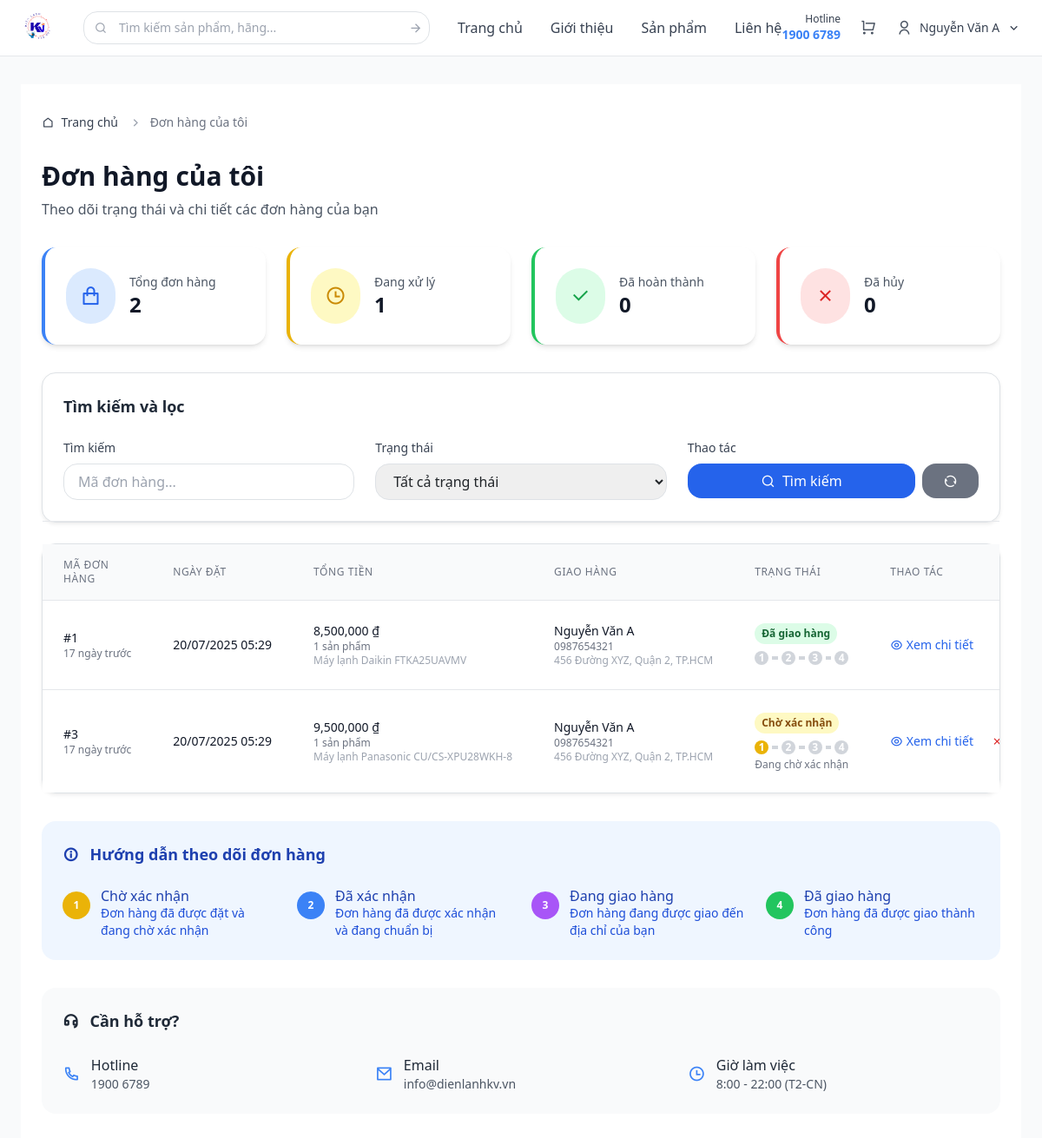
The app's page /controller/index.php?act=my_orders (signed in) with its own data.
### tables this page shows
CREATE TABLE taikhoan (
  id_user INT AUTO_INCREMENT PRIMARY KEY,
    username VARCHAR(20) NOT NULL UNIQUE,
  password VARCHAR(255) NOT NULL,
  fullname VARCHAR(250) NOT NULL,
    email VARCHAR(250) NOT NULL UNIQUE,
  phone VARCHAR(20) NOT NULL,
  address VARCHAR(250) NOT NULL,
  position VARCHAR(12) NOT NULL DEFAULT 'user',
    created_at TIMESTAMP DEFAULT CURRENT_TIMESTAMP,
    updated_at TIMESTAMP DEFAULT CURRENT_TIMESTAMP ON UPDATE CURRENT_TIMESTAMP,
    INDEX idx_username (username),
    INDEX idx_email (email),
    INDEX idx_position (position)
);

CREATE TABLE donhang (
  id_dh INT AUTO_INCREMENT PRIMARY KEY,
  id_user INT NOT NULL,
  tongdh INT NOT NULL,
  ngaydat DATETIME NOT NULL,
  trangthai VARCHAR(30) DEFAULT 'Chờ xác nhận',
  ten_nguoi_nhan VARCHAR(250) NOT NULL,
  sdt_nguoi_nhan VARCHAR(20) NOT NULL,
  dia_chi_giao TEXT NOT NULL,
  ghi_chu TEXT,
  phuong_thuc_thanh_toan VARCHAR(50) DEFAULT 'Tiền mặt',
    ngay_cap_nhat TIMESTAMP DEFAULT CURRENT_TIMESTAMP ON UPDATE CURRENT_TIMESTAMP,
    created_at TIMESTAMP DEFAULT CURRENT_TIMESTAMP,
    FOREIGN KEY (id_user) REFERENCES taikhoan(id_user) ON DELETE CASCADE,
    INDEX idx_user (id_user),
    INDEX idx_trangthai (trangthai),
    INDEX idx_ngaydat (ngaydat)
);

### view/pages/my_orders.php (the view, shortened to what the rows shown need)
<?php
include_once __DIR__ . '/../../model/donhang.php';
include_once __DIR__ . '/../../helpers/jwt_helper.php';
include_once __DIR__ . '/../layout/layout.php';
$currentUser = getCurrentUser();
$userId = $currentUser['id_user'];
$donHang = new DonHang();
$search = trim($_GET['search'] ?? '');
$status_filter = trim($_GET['status'] ?? '');
$allUserOrders = $donHang->getUserOrders($userId);
$userOrders = array_filter($allUserOrders, function($order) use ($search, $status_filter) {
    $matchSearch = empty($search) || strpos($order['id_dh'], $search) !== false;
    $matchStatus = empty($status_filter) || $order['trangthai'] === $status_filter;
    return $matchSearch && $matchStatus;
});
$userOrders = array_values($userOrders);
$per_page = 10;
$total_orders_filtered = count($userOrders);
$total_pages = ceil($total_orders_filtered / $per_page);
$current_page = max(1, intval($_GET['page'] ?? 1));
$offset = ($current_page - 1) * $per_page;
$userOrders = array_slice($userOrders, $offset, $per_page);
$total_orders = count($allUserOrders);
$pending_orders = 0;
$completed_orders = 0;
$cancelled_orders = 0;
foreach ($allUserOrders as $order) {
    switch ($order['trangthai']) {
        case 'Chờ xác nhận':
        case 'Đã xác nhận':
        case 'Đang giao':
            $pending_orders++;
            break;
    }
}
$content = '
<div class="max-w-7xl mx-auto px-4 bg-white min-h-screen py-8">
    <div class="mb-8">
        <h1 class="text-3xl font-bold text-gray-900 mb-2">Đơn hàng của tôi</h1>
    </div>
                    <p class="text-2xl font-semibold text-gray-900">' . $total_orders . '</p>
                    <p class="text-2xl font-semibold text-gray-900">' . $pending_orders . '</p>
                    <p class="text-2xl font-semibold text-gray-900">' . $completed_orders . '</p>
                    <p class="text-2xl font-semibold text-gray-900">' . $cancelled_orders . '</p>
                        <input type="text" name="search" value="' . htmlspecialchars($_GET['search'] ?? '') . '"
                            <option value="Chờ xác nhận"' . (($_GET['status'] ?? '') === 'Chờ xác nhận' ? ' selected' : '') . '>Chờ xác nhận</option>
                            <option value="Đã xác nhận"' . (($_GET['status'] ?? '') === 'Đã xác nhận' ? ' selected' : '') . '>Đã xác nhận</option>
                            <option value="Đang giao"' . (($_GET['status'] ?? '') === 'Đang giao' ? ' selected' : '') . '>Đang giao</option>
                            <option value="Đã giao"' . (($_GET['status'] ?? '') === 'Đã giao' ? ' selected' : '') . '>Đã giao</option>
                            <option value="Đã hủy"' . (($_GET['status'] ?? '') === 'Đã hủy' ? ' selected' : '') . '>Đã hủy</option>
    <div class="bg-white rounded-lg shadow-sm border border-gray-200">
        ' . (empty($userOrders) ? '
                ' . (!empty($search) || !empty($status_filter) ? 'Không tìm thấy đơn hàng nào' : 'Chưa có đơn hàng nào') . '
                ' . (!empty($search) || !empty($status_filter) ? 'Thử thay đổi bộ lọc tìm kiếm hoặc' : 'Bạn chưa có đơn hàng nào. Hãy') . ' bắt đầu mua sắm ngay!
        ' : '
        <div class="overflow-x-auto">
            <table class="min-w-full divide-y divide-gray-200">
                <thead class="bg-gray-50">
                    <tr>
                        <th class="px-6 py-3 text-left text-xs font-medium text-gray-500 uppercase tracking-wider">
                            Mã đơn hàng
                        </th>
                        <th class="px-6 py-3 text-left text-xs font-medium text-gray-500 uppercase tracking-wider">
                            Ngày đặt
                        </th>
                        <th class="px-6 py-3 text-left text-xs font-medium text-gray-500 uppercase tracking-wider">
                            Tổng tiền
                        </th>
                        <th class="px-6 py-3 text-left text-xs font-medium text-gray-500 uppercase tracking-wider">
                            Giao hàng
                        </th>
                        <th class="px-6 py-3 text-left text-xs font-medium text-gray-500 uppercase tracking-wider">
                            Trạng thái
                        </th>
                        <th class="px-6 py-3 text-left text-xs font-medium text-gray-500 uppercase tracking-wider">
                            Thao tác
                        </th>
                    </tr>
                </thead>
                <tbody class="bg-white divide-y divide-gray-200">
                    ' . implode('', array_map(function($order) {
                        $statusColors = [
                            'Chờ xác nhận' => 'bg-yellow-100 text-yellow-800',
                            'Đã xác nhận' => 'bg-blue-100 text-blue-800',
                            'Đang giao hàng' => 'bg-purple-100 text-purple-800',
                            'Đã giao hàng' => 'bg-green-100 text-green-800',
                            'Đã hủy' => 'bg-red-100 text-red-800'
                        ];
                        $statusColor = $statusColors[$order['trangthai']] ?? 'bg-gray-100 text-gray-800';
                        $orderDate = new DateTime($order['ngaydat']);
                        $now = new DateTime();
                        $interval = $orderDate->diff($now);
                        $timeAgo = '';
                        if ($interval->days > 0) {
                            $timeAgo = $interval->days . ' ngày trước';
                        } elseif ($interval->h > 0) {
                            $timeAgo = $interval->h . ' giờ trước';
                        } elseif ($interval->i > 0) {
                            $timeAgo = $interval->i . ' phút trước';
                        } else {
                            $timeAgo = 'Vừa xong';
                        }
                        return '
                        <tr class="hover:bg-gray-50">
                            <td class="px-6 py-4 whitespace-nowrap">
                                <div class="text-sm font-medium text-gray-900">#' . $order['id_dh'] . '</div>
                                <div class="text-xs text-gray-500">' . $timeAgo . '</div>
                            </td>
                            <td class="px-6 py-4 whitespace-nowrap">
                                <div class="text-sm text-gray-900">' . date('d/m/Y H:i', strtotime($order['ngaydat'])) . '</div>
                            </td>
                            <td class="px-6 py-4 whitespace-nowrap">
                                <div class="text-sm font-medium text-gray-900">' . number_format($order['tongdh']) . ' ₫</div>
                                <div class="text-xs text-gray-500">
                                    ' . $order['so_san_pham'] . ' sản phẩm
                                    ' . (!empty($order['danh_sach_sp']) ? '<br><span class="text-gray-400">' . substr($order['danh_sach_sp'], 0, 50) . (strlen($order['danh_sach_sp']) > 50 ? '...' : '') . '</span>' : '') . '
                                </div>
                            </td>
                            <td class="px-6 py-4 whitespace-nowrap">
                                <div class="text-sm text-gray-900">' . htmlspecialchars($order['ten_nguoi_nhan']) . '</div>
                                <div class="text-xs text-gray-500">' . htmlspecialchars($order['sdt_nguoi_nhan']) . '</div>
                                <div class="text-xs text-gray-400 truncate max-w-xs">' . htmlspecialchars($order['dia_chi_giao']) . '</div>
                            </td>
                            <td class="px-6 py-4 whitespace-nowrap">
                                <span class="inline-flex px-2 py-1 text-xs font-semibold rounded-full ' . $statusColor . '">
                                    ' . $order['trangthai'] . '
                                </span>
                                <div class="mt-2 flex items-center space-x-1">
                                    <div class="w-4 h-4 rounded-full ' . ($order['trangthai'] === 'Chờ xác nhận' || $order['trangthai'] === 'Đã xác nhận' || $order['trangthai'] === 'Đang giao' || $order['trangthai'] === 'Đã giao' ? 'bg-yellow-500' : 'bg-gray-300') . ' flex items-center justify-center">
                                    </div>
                                    <div class="flex-1 h-1 ' . ($order['trangthai'] === 'Đã xác nhận' || $order['trangthai'] === 'Đang giao' || $order['trangthai'] === 'Đã giao' ? 'bg-yellow-500' : 'bg-gray-300') . '"></div>
                                    <div class="w-4 h-4 rounded-full ' . ($order['trangthai'] === 'Đã xác nhận' || $order['trangthai'] === 'Đang giao' || $order['trangthai'] === 'Đã giao' ? 'bg-blue-500' : 'bg-gray-300') . ' flex items-center justify-center">
                                    </div>
                                    <div class="flex-1 h-1 ' . ($order['trangthai'] === 'Đang giao' || $order['trangthai'] === 'Đã giao' ? 'bg-blue-500' : 'bg-gray-300') . '"></div>
                                    <div class="w-4 h-4 rounded-full ' . ($order['trangthai'] === 'Đang giao' || $order['trangthai'] === 'Đã giao' ? 'bg-purple-500' : 'bg-gray-300') . ' flex items-center justify-center">
                                    </div>
                                    <div class="flex-1 h-1 ' . ($order['trangthai'] === 'Đã giao' ? 'bg-purple-500' : 'bg-gray-300') . '"></div>
                                    <div class="w-4 h-4 rounded-full ' . ($order['trangthai'] === 'Đã giao' ? 'bg-green-500' : 'bg-gray-300') . ' flex items-center justify-center">
                                    </div>
                                </div>
                                <div class="text-xs text-gray-500 mt-1">
                                    ' . ($order['trangthai'] === 'Chờ xác nhận' ? 'Đang chờ xác nhận' : '') . '
                                    ' . ($order['trangthai'] === 'Đã xác nhận' ? 'Đã xác nhận và đang chuẩn bị' : '') . '
                                    ' . ($order['trangthai'] === 'Đang giao' ? 'Đang giao hàng' : '') . '
                                    ' . ($order['trangthai'] === 'Đã giao' ? 'Đã giao thành công' : '') . '
                                </div>
                            </td>
                                    <a href="/project/controller/index.php?act=order_detail&id=' . $order['id_dh'] . '" class="text-blue-600 hover:text-blue-900 mr-3">
                                    </a>
                                    ' . ($order['trangthai'] === 'Chờ xác nhận' ? '
                                    <button onclick="cancelOrder(' . $order['id_dh'] . ')" class="text-red-600 hover:text-red-900">
                                    </button>
                                    ' : '') . '
                        </tr>
                        ';
                    }, $userOrders)) . '
                </tbody>
            </table>
        </div>
        ') . '
        ' . ($total_pages > 1 ? '
                    Hiển thị ' . ($offset + 1) . ' đến ' . min($offset + $per_page, $total_orders_filtered) . ' của ' . $total_orders_filtered . ' đơn hàng
                    ' . ($current_page > 1 ? '
                    <a href="?act=my_orders&page=' . ($current_page - 1) . '&search=' . urlencode($search) . '&status=' . urlencode($status_filter) . '"
                    ' : '') . '
                    ' . implode('', array_map(function($i) use ($current_page, $search, $status_filter) {
                        $active_class = $i == $current_page ? 'bg-blue-600 text-white' : 'border border-gray-300 hover:bg-gray-50';
                        return '
                        <a href="?act=my_orders&page=' . $i . '&search=' . urlencode($search) . '&status=' . urlencode($status_filter) . '"
                           class="px-3 py-1 rounded text-sm ' . $active_class . '">
                            ' . $i . '
                        </a>
                        ';
                    }, range(max(1, $current_page - 2), min($total_pages, $current_page + 2)))) . '
                    ' . ($current_page < $total_pages ? '
                    <a href="?act=my_orders&page=' . ($current_page + 1) . '&search=' . urlencode($search) . '&status=' . urlencode($status_filter) . '"
                    ' : '') . '
        ' : '') . '
    </div>
    ' . (!empty($userOrders) ? '
    ' : '') . '
</div>
<script>
let currentOrderId = null;
function cancelOrder(orderId) {
    currentOrderId = orderId;
    document.getElementById("cancelOrderId").textContent = "#" + orderId;
    document.getElementById("cancelModal").classList.remove("hidden");
}
function hideCancelModal() {
    document.getElementById("cancelModal").classList.add("hidden");
    currentOrderId = null;
}
function confirmCancelOrder() {
    if (currentOrderId) {
        // Gửi request hủy đơn hàng
        fetch("/project/controller/index.php?act=cancel_order", {
            method: "POST",
            headers: {
                "Content-Type": "application/x-www-form-urlencoded",
            },
            body: "order_id=" + currentOrderId
        })
        .then(response => response.json())
        .then(data => {
            if (data.success) {
                alert("Hủy đơn hàng thành công!");
                location.reload();
            } else {
                alert("Có lỗi xảy ra: " + data.message);
            }
        })
        .catch(error => {
            alert("Có lỗi xảy ra khi hủy đơn hàng!");
        });
        hideCancelModal();
    }
}
// Close modal when clicking outside
window.onclick = function(event) {
    const modal = document.getElementById("cancelModal");
    if (event.target === modal) {
        hideCancelModal();
    }
}
</script>';
renderPage("Đơn hàng của tôi - Điện Lạnh KV", $content);
?>

### view/layout/header.php (shortened to what the rows shown need)
<?php
include_once __DIR__ . '/../../helpers/jwt_helper.php';
$currentUser = getCurrentUser();
?>
<!DOCTYPE html>
<html lang="en">
<head>
    <script src="https://cdn.tailwindcss.com"></script>
    <link
      href="https://cdnjs.cloudflare.com/ajax/libs/remixicon/4.6.0/remixicon.min.css"
      rel="stylesheet"
    />
    <link
      href="https://cdn.jsdelivr.net/npm/bootstrap@5.3.0-alpha1/dist/css/bootstrap.min.css"
      rel="stylesheet"
    />
    <link href="https://cdn.jsdelivr.net/npm/bootstrap@5.3.0-alpha1/dist/css/bootstrap.min.css" rel="stylesheet" />
    <link rel="stylesheet" href="/project/view/css/style.css">
    <link rel="stylesheet" href="/project/view/css/custom.css">
</head>
<body>
    <header class="bg-white shadow-sm border-b">
        <div class="max-w-7xl mx-auto px-4">
            <div class="flex items-center justify-between h-16">
                <div class="flex items-center space-x-4">
                    <?php if ($currentUser): ?>
                        <div class="relative group">
                            <button class="flex items-center space-x-2 text-gray-700 hover:text-primary">
                                <i class="ri-user-line text-gray-600 text-lg"></i>
                                <span class="text-sm font-medium"><?php echo htmlspecialchars($currentUser['fullname']); ?></span>
                                <i class="ri-arrow-down-s-line"></i>
                            </button>
                        </div>
                    <?php endif; ?>
                </div>
            </div>
        </div>
    </header>

### records on screen
taikhoan: fullname "Nguyễn Văn A"
donhang: id_dh "1", ngaydat "17 ngày trước", ngaydat "20/07/2025 05:29", tongdh "8,500,000", ten_nguoi_nhan "Nguyễn Văn A", sdt_nguoi_nhan "0987654321", dia_chi_giao "456 Đường XYZ, Quận 2, TP.HCM", trangthai "Đã giao hàng"
donhang: id_dh "3", ngaydat "17 ngày trước", ngaydat "20/07/2025 05:29", tongdh "9,500,000", ten_nguoi_nhan "Nguyễn Văn A", sdt_nguoi_nhan "0987654321", dia_chi_giao "456 Đường XYZ, Quận 2, TP.HCM", trangthai "Chờ xác nhận"

### other values on screen
$total_orders "2"
$pending_orders "1"
$completed_orders "0"
$cancelled_orders "0"
$order['so_san_pham'] "1 1"
substr($order['danh_sach_sp'], 0, 50) "Máy lạnh Daikin FTKA25UAVMV Máy lạnh Panasonic CU/CS-XPU28WKH-8"
